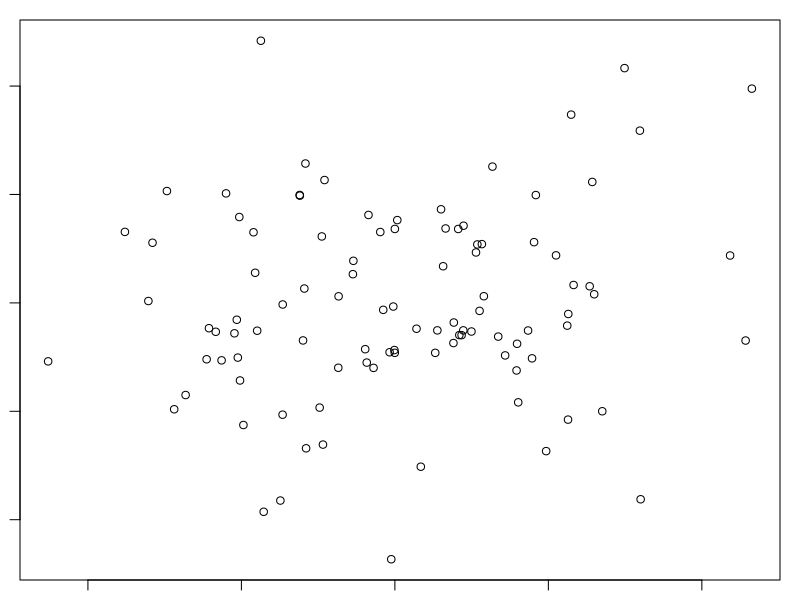
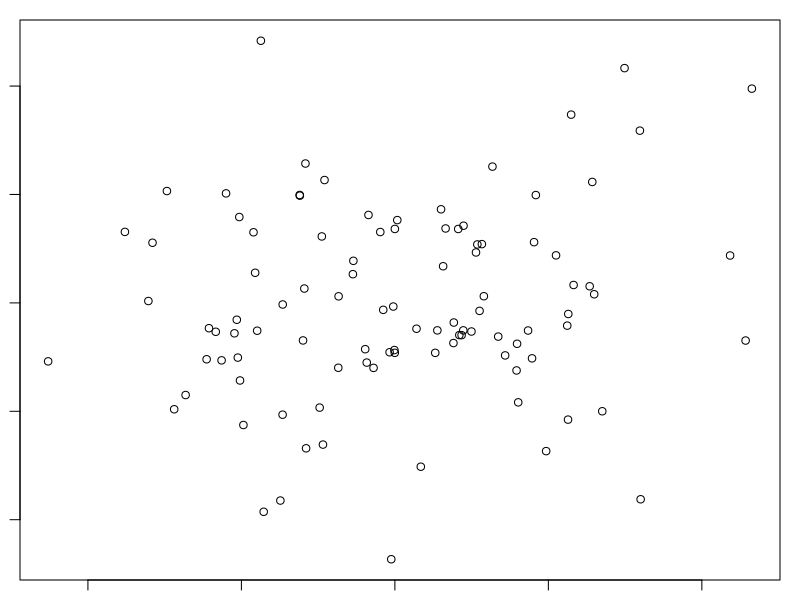
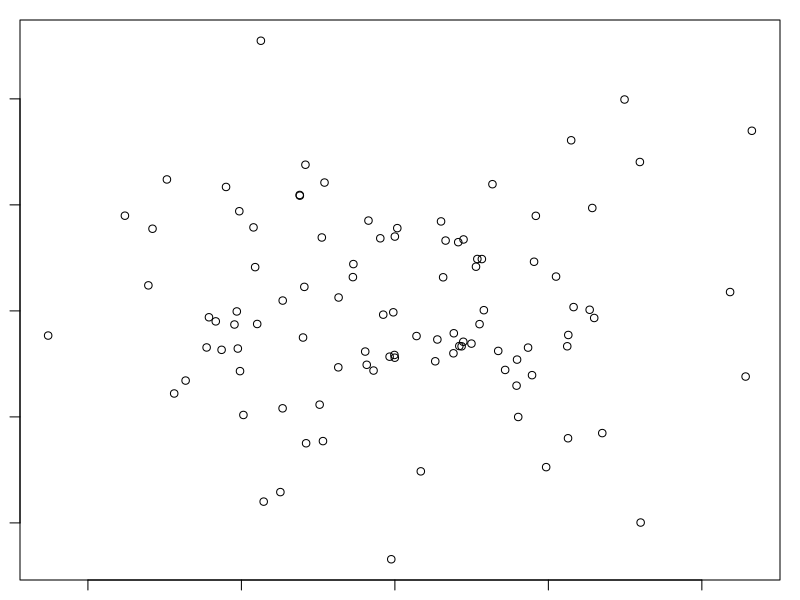
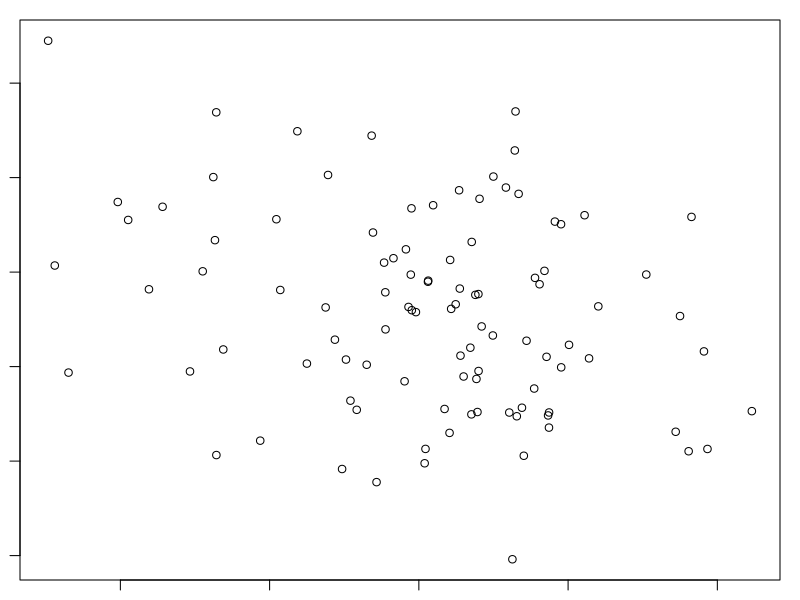
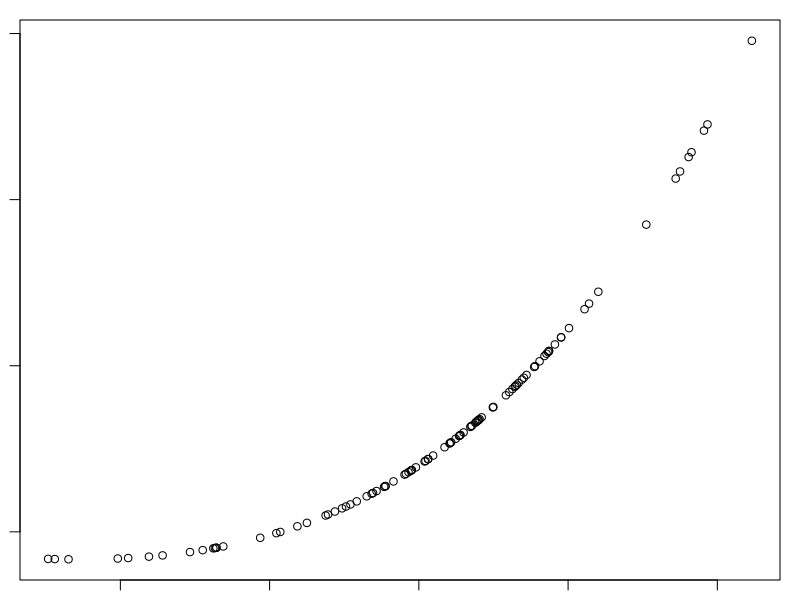

Reproduce these figures in R, in order.
## ---- chunk 1
# Gambi pra funcionar o ts.plot:
graphics.off()
par("mar")
par(mar=c(1,1,1,1))
## ---- chunk 2
# Neste caso, y não depende de x:
X = rnorm(100)
Erro = rnorm(100)
Y = 2 + 0*X + Erro
plot(X, Y)
## ---- chunk 3
# Cria o vetor Ytil (vertical) e a matriz Xmat (design matrix)
N = 100 #arbitrario
Ytil = matrix(Y, N, 1)

# já atribuindo 
Xmat = matrix(1, N, 2)
Xmat[ ,2] = X

# Faz os cálculos na multiplicação matricial
betahat = solve(t(Xmat)%*%Xmat)%*%t(Xmat)%*%Ytil

# estimador é a fórmula que traz a estimativa. 
Ypredito = betahat[1]+ betahat[2]*X
# VER DEPOIS PQ O LINES NÃO COMPILA
# lines(X, Ypredito, col=2)

# Estimativa dos erros (resíduos)
residuos = Y-Ypredito
plot(X, Y)
plot(X, residuos)

## ---- chunk 4
N=100
#Simular um modelo linear
X=rnorm(N)
Z=rnorm(N)
W=rnorm(N)
Erro=rnorm(N)
Y= 3 + 5*X + 0*W -2*Z + Erro

#Estimadores de Minimos quadrados para alfa e beta1, beta2 e beta3
#Cria o vetor Ytil (em pe) e a matriz Xmat (Design Matrix)
Ytil=matrix(Y,N,1)
Xmat=matrix(1,N,4)
Xmat[,2]=X
Xmat[,3]=W
Xmat[,4]=Z

#Faz os calculos
betahat= solve(t(Xmat)%*%Xmat)%*%t(Xmat)%*%Ytil

#Estimativa dos erros (residuos)
residuos=Y-Ypredito

## ---- chunk 5
modelo = lm(Y~X+W+Z)
## ---- chunk 6
summary(modelo)
## ---- chunk 7
X = rnorm(100)
Erro = rnorm(100)
## ---- chunk 8
plot(X, Y)
Y=2 + 3*X + 1*X^2 + 0.1* X^3
plot(X, Y)
modelo = lm(Y~X)
# VER DEPOIS PQ NÃO COMPILOU O LINES
# lines(X, modelo$fit, col = 2)
## ---- chunk 9
# termo quadrático
W = X^2

# termo cúbico:
Z = X^3
Ypredito = modelo$fit
## ---- chunk 10
# VER DEPOIS PORQUÊ NÃO COMPILOU ESSE GRÁFICO NO R Studio:
#lines(X, Ypredito, col=2)
## ---- chunk 11
# VER DEPOIS
# points(X, Ypredito, col=2)

